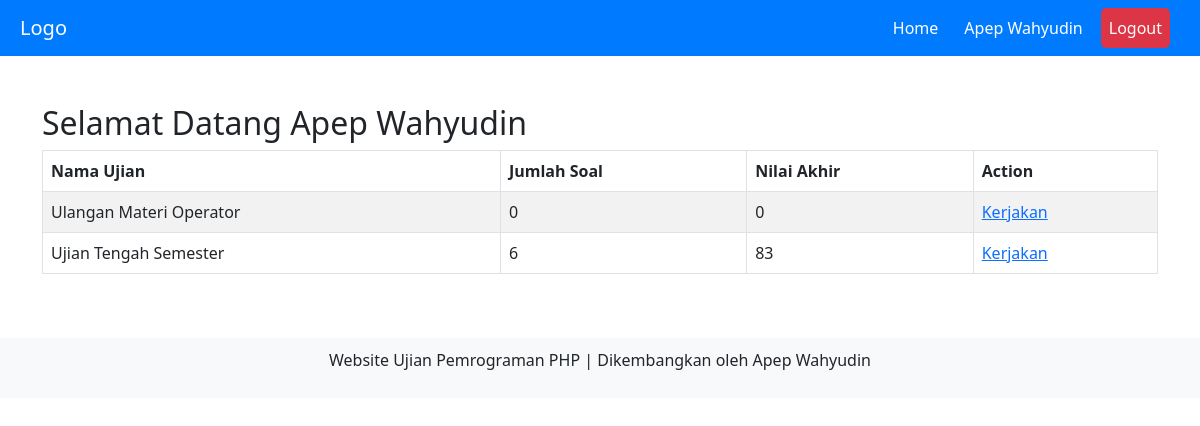
Page /home.php (signed in) on the committed database.
### tables this page shows
CREATE TABLE `siswa` (
  `id_siswa` int(11) NOT NULL,
  `nis` varchar(10) NOT NULL,
  `nama` varchar(30) NOT NULL,
  `password` varchar(100) NOT NULL,
  `id_kelas` int(11) NOT NULL
);

CREATE TABLE `ujian` (
  `id_ujian` int(11) NOT NULL,
  `nama_ujian` varchar(50) NOT NULL,
  `status` varchar(15) NOT NULL,
  `id_guru` int(11) NOT NULL
);

### ujian.php (the view, shortened to what this page needs)
<?php
include "koneksi.php";
?>
<h2>Selamat Datang <?= htmlspecialchars($data_siswa["nama"], ENT_QUOTES, 'UTF-8'); ?></h2>
<table id="myTable" class="table table-striped table-bordered" style="width:100%">
    <thead>
        <tr>
            <th>Nama Ujian</th>
            <th>Jumlah Soal</th>
            <th>Nilai Akhir</th>
            <th>Action</th>
        </tr>
    </thead>
    <tbody>
        <?php
        $stmt = $koneksi->prepare("
            SELECT ujian.id_ujian, ujian.nama_ujian, COUNT(soal.id_soal) AS jumlah_soal
            FROM ujian
            LEFT JOIN ujian_kelas ON ujian.id_ujian = ujian_kelas.id_ujian
            LEFT JOIN soal ON ujian.id_ujian = soal.id_ujian
            WHERE ujian_kelas.id_kelas = ? AND ujian.status = 'aktif'
            GROUP BY ujian.id_ujian, ujian.nama_ujian
            ORDER BY ujian.id_ujian DESC
        ");
        if ($stmt) {
            $stmt->bind_param("i", $data_siswa['id_kelas']);
            $stmt->execute();
            $result = $stmt->get_result();
            while ($data_ujian = $result->fetch_assoc()) {
                $stmt_jawaban_benar = $koneksi->prepare("
                    SELECT COUNT(*) AS jumlah_benar
                    FROM hasil
                    WHERE id_ujian = ? AND id_siswa = ? AND test_result = 'lulus'
                ");
                $stmt_jawaban_benar->bind_param("ii", $data_ujian['id_ujian'], $data_siswa['id_siswa']);
                $stmt_jawaban_benar->execute();
                $result_jawaban_benar = $stmt_jawaban_benar->get_result();
                $data_jawaban_benar = $result_jawaban_benar->fetch_assoc();
                $jumlah_benar = $data_jawaban_benar['jumlah_benar'];
                $nilai = 0;
                if ($data_ujian['jumlah_soal'] > 0) {
                    $nilai = ($jumlah_benar / $data_ujian['jumlah_soal']) * 100;
                }
        ?>
                <tr>
                    <td><?= htmlspecialchars($data_ujian['nama_ujian'], ENT_QUOTES, 'UTF-8'); ?></td>
                    <td><?= htmlspecialchars($data_ujian['jumlah_soal'], ENT_QUOTES, 'UTF-8'); ?></td>
                    <td><?= htmlspecialchars(number_format($nilai, 0), ENT_QUOTES, 'UTF-8'); ?></td>
                    <td><a href='home.php?page=soal&id_ujian=<?= htmlspecialchars($data_ujian['id_ujian'], ENT_QUOTES, 'UTF-8'); ?>'>Kerjakan</a></td>
                </tr>
        <?php
            }
        } else {
            echo "Gagal menyiapkan query: " . $koneksi->error;
        }
        ?>
    </tbody>
</table>

### home.php (shortened to what this page needs)
<?php
include "koneksi.php";
if (!isset($_SESSION['siswa'])) {
    header("location: index.php");
    exit();
} else {
    $id_siswa = $_SESSION["siswa"];
    $qry_siswa = mysqli_query($koneksi, "SELECT * FROM siswa where id_siswa='$id_siswa'");
    $data_siswa = mysqli_fetch_assoc($qry_siswa);
}
?>
<!DOCTYPE html>
<html lang="en">
<head>
    <link rel="stylesheet" href="assets/dist/css/bootstrap.min.css">
    <link rel="stylesheet" href="https://cdn.datatables.net/2.0.0/css/dataTables.dataTables.min.css">
</head>
<body>
    <nav class="navbar navbar-expand-lg navbar-dark">
        <a class="navbar-brand" href="#">Logo</a>
        <div class="collapse navbar-collapse justify-content-end" id="navbarNav">
            <ul class="navbar-nav">
                <li class="nav-item active">
                    <a class="nav-link" href="home.php">Home</a>
                </li>
                <li class="nav-item">
                    <a class="nav-link" href="#">
                        <?= $data_siswa["nama"]; ?>
                    </a>
                </li>
                <li class="nav-item logout">
                    <a class="nav-link" href="logout.php">Logout</a>
                </li>
            </ul>
        </div>
    </nav>
    <div class="container mt-5 mb-5">
        <div class="row">
            <div class="col-md-12 p-50">
                <?php
                if (isset($_GET['page']) && $_GET['page'] != '') {
                    $page = addslashes($_GET['page']);
                    switch ($page) {
                        default:
                            include "ujian.php";
                            break;
                        case "soal":
                            include "soal.php";
                            break;
                        case "kerjakan":
                            include "do-test.php";
                            break;
                        case "lihat_jawaban":
                            include "lihat_jawaban.php";
                            break;
                    }
                } else {
                    include "ujian.php";
                }
                ?>
            </div>
        </div>
    </div>
    <div class="footer">
        <p>Website Ujian Pemrograman PHP | Dikembangkan oleh Apep Wahyudin</p>
    </div>
</body>
</html>

### home.php (style rules this page uses)
.navbar { background-color: #007bff; }
.navbar-nav, .navbar-brand { padding-left: 20px; padding-right: 20px; }
.navbar-nav .nav-item { margin-right: 10px; }
.navbar-nav .nav-link { color: #fff; }
.logout { background-color: #dc3545; border-radius: 5px; }
.footer { bottom: 0; width: 100%; background-color: #f8f9fa; text-align: center; padding: 10px 0; }

### rows in the picture
siswa: nama "Apep Wahyudin"
ujian: nama_ujian "Ulangan Materi Operator", jumlah_soal "0", nilai "0"
ujian: nama_ujian "Ujian Tengah Semester", jumlah_soal "6", nilai "83"
